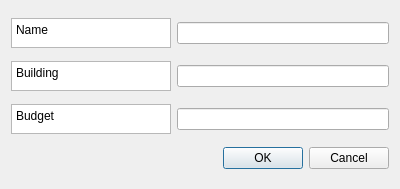
<?xml version="1.0" encoding="UTF-8"?>
<ui version="4.0">
 <class>new_department</class>
 <widget class="QDialog" name="new_department">
  <property name="geometry">
   <rect>
    <x>0</x>
    <y>0</y>
    <width>400</width>
    <height>189</height>
   </rect>
  </property>
  <property name="windowTitle">
   <string>Dialog</string>
  </property>
  <layout class="QVBoxLayout" name="verticalLayout">
   <item>
    <layout class="QHBoxLayout" name="horizontalLayout">
     <item>
      <widget class="QTextBrowser" name="textBrowser">
       <property name="sizePolicy">
        <sizepolicy hsizetype="Minimum" vsizetype="Minimum">
         <horstretch>0</horstretch>
         <verstretch>0</verstretch>
        </sizepolicy>
       </property>
       <property name="maximumSize">
        <size>
         <width>160</width>
         <height>30</height>
        </size>
       </property>
       <property name="html">
        <string>&lt;!DOCTYPE HTML PUBLIC &quot;-//W3C//DTD HTML 4.0//EN&quot; &quot;http://www.w3.org/TR/REC-html40/strict.dtd&quot;&gt;
&lt;html&gt;&lt;head&gt;&lt;meta name=&quot;qrichtext&quot; content=&quot;1&quot; /&gt;&lt;style type=&quot;text/css&quot;&gt;
p, li { white-space: pre-wrap; }
&lt;/style&gt;&lt;/head&gt;&lt;body style=&quot; font-family:'Noto Sans'; font-size:9pt; font-weight:400; font-style:normal;&quot;&gt;
&lt;p style=&quot; margin-top:0px; margin-bottom:0px; margin-left:0px; margin-right:0px; -qt-block-indent:0; text-indent:0px;&quot;&gt;Name&lt;/p&gt;&lt;/body&gt;&lt;/html&gt;</string>
       </property>
      </widget>
     </item>
     <item>
      <widget class="QLineEdit" name="name">
       <property name="sizePolicy">
        <sizepolicy hsizetype="Expanding" vsizetype="Fixed">
         <horstretch>0</horstretch>
         <verstretch>0</verstretch>
        </sizepolicy>
       </property>
      </widget>
     </item>
    </layout>
   </item>
   <item>
    <layout class="QHBoxLayout" name="horizontalLayout_2">
     <item>
      <widget class="QTextBrowser" name="textBrowser_2">
       <property name="sizePolicy">
        <sizepolicy hsizetype="Minimum" vsizetype="Minimum">
         <horstretch>0</horstretch>
         <verstretch>0</verstretch>
        </sizepolicy>
       </property>
       <property name="maximumSize">
        <size>
         <width>160</width>
         <height>30</height>
        </size>
       </property>
       <property name="html">
        <string>&lt;!DOCTYPE HTML PUBLIC &quot;-//W3C//DTD HTML 4.0//EN&quot; &quot;http://www.w3.org/TR/REC-html40/strict.dtd&quot;&gt;
&lt;html&gt;&lt;head&gt;&lt;meta name=&quot;qrichtext&quot; content=&quot;1&quot; /&gt;&lt;style type=&quot;text/css&quot;&gt;
p, li { white-space: pre-wrap; }
&lt;/style&gt;&lt;/head&gt;&lt;body style=&quot; font-family:'Noto Sans'; font-size:9pt; font-weight:400; font-style:normal;&quot;&gt;
&lt;p style=&quot; margin-top:0px; margin-bottom:0px; margin-left:0px; margin-right:0px; -qt-block-indent:0; text-indent:0px;&quot;&gt;Building&lt;/p&gt;&lt;/body&gt;&lt;/html&gt;</string>
       </property>
      </widget>
     </item>
     <item>
      <widget class="QLineEdit" name="building"/>
     </item>
    </layout>
   </item>
   <item>
    <layout class="QHBoxLayout" name="horizontalLayout_3">
     <item>
      <widget class="QTextBrowser" name="textBrowser_3">
       <property name="sizePolicy">
        <sizepolicy hsizetype="Minimum" vsizetype="Minimum">
         <horstretch>0</horstretch>
         <verstretch>0</verstretch>
        </sizepolicy>
       </property>
       <property name="maximumSize">
        <size>
         <width>160</width>
         <height>30</height>
        </size>
       </property>
       <property name="html">
        <string>&lt;!DOCTYPE HTML PUBLIC &quot;-//W3C//DTD HTML 4.0//EN&quot; &quot;http://www.w3.org/TR/REC-html40/strict.dtd&quot;&gt;
&lt;html&gt;&lt;head&gt;&lt;meta name=&quot;qrichtext&quot; content=&quot;1&quot; /&gt;&lt;style type=&quot;text/css&quot;&gt;
p, li { white-space: pre-wrap; }
&lt;/style&gt;&lt;/head&gt;&lt;body style=&quot; font-family:'Noto Sans'; font-size:9pt; font-weight:400; font-style:normal;&quot;&gt;
&lt;p style=&quot; margin-top:0px; margin-bottom:0px; margin-left:0px; margin-right:0px; -qt-block-indent:0; text-indent:0px;&quot;&gt;Budget&lt;/p&gt;&lt;/body&gt;&lt;/html&gt;</string>
       </property>
      </widget>
     </item>
     <item>
      <widget class="QLineEdit" name="budget">
       <property name="inputMethodHints">
        <set>Qt::ImhPreferNumbers</set>
       </property>
      </widget>
     </item>
    </layout>
   </item>
   <item>
    <widget class="QDialogButtonBox" name="buttonBox">
     <property name="orientation">
      <enum>Qt::Horizontal</enum>
     </property>
     <property name="standardButtons">
      <set>QDialogButtonBox::Cancel|QDialogButtonBox::Ok</set>
     </property>
    </widget>
   </item>
  </layout>
 </widget>
 <resources/>
 <connections>
  <connection>
   <sender>buttonBox</sender>
   <signal>accepted()</signal>
   <receiver>new_department</receiver>
   <slot>accept()</slot>
   <hints>
    <hint type="sourcelabel">
     <x>248</x>
     <y>254</y>
    </hint>
    <hint type="destinationlabel">
     <x>157</x>
     <y>274</y>
    </hint>
   </hints>
  </connection>
  <connection>
   <sender>buttonBox</sender>
   <signal>rejected()</signal>
   <receiver>new_department</receiver>
   <slot>reject()</slot>
   <hints>
    <hint type="sourcelabel">
     <x>316</x>
     <y>260</y>
    </hint>
    <hint type="destinationlabel">
     <x>286</x>
     <y>274</y>
    </hint>
   </hints>
  </connection>
 </connections>
</ui>
